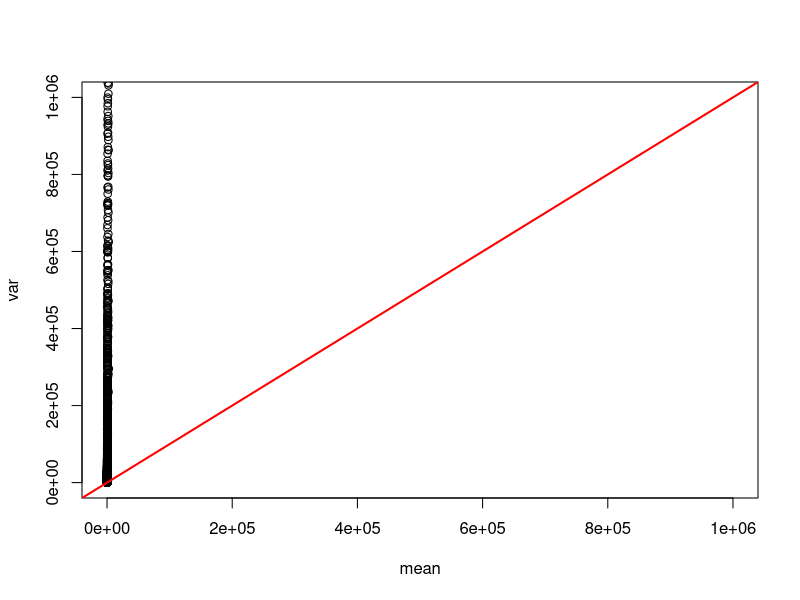
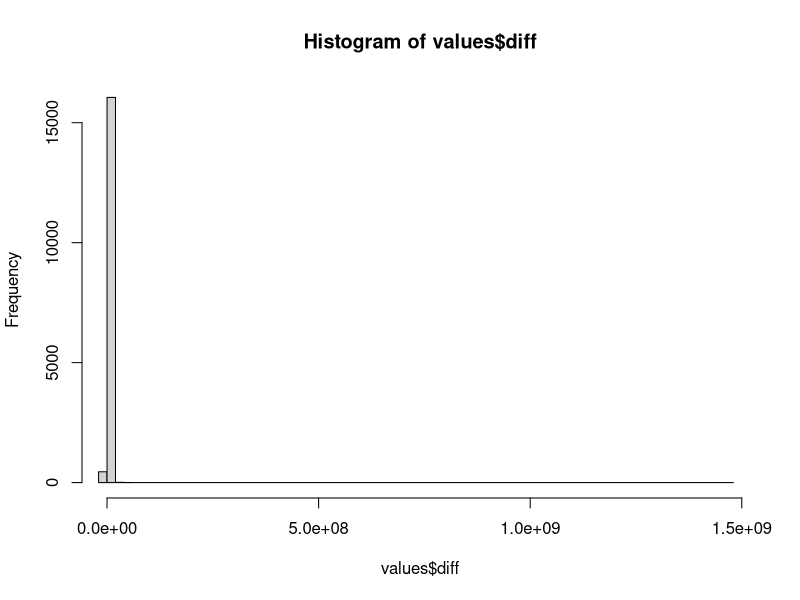
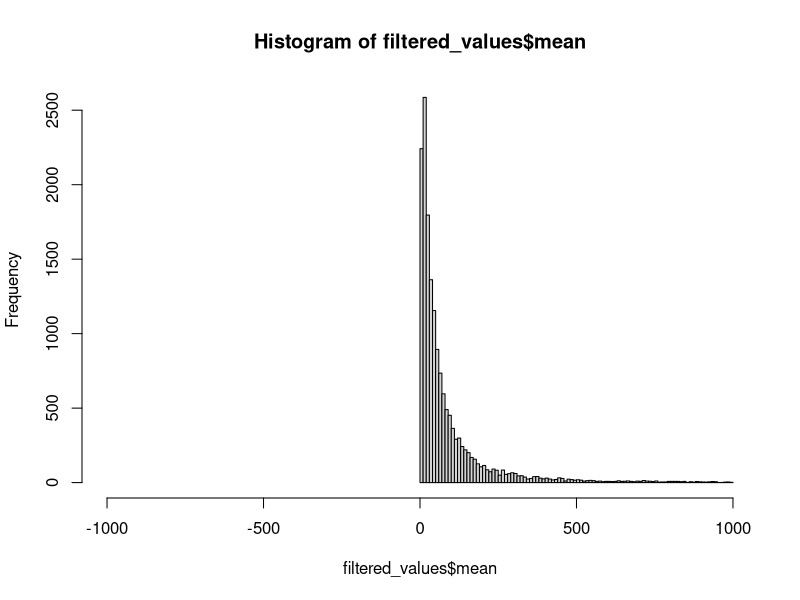

Write the R code that produced these figures, in order.
arab_data = read.csv("arab.csv")

values = data.frame(mean = numeric(0),
varianz = numeric(0),
diff = numeric(0))

for (gene in arab_data[, 4:ncol(arab_data)]) {

    mean = mean(gene)
    var = var(gene)
    diff = var - mean

    values[nrow(values)+1,]=c(mean,var,diff)
}

png("plots/mean_comparison.png", width = 800, height = 600)
plot(values$mean,values$varianz,
xlab="mean",ylab="var",
xlim=c(0,1000000),ylim=c(0,1000000))
abline(a = 0, b = 1, col = "red", lwd = 2)
dev.off() 

png("plots/mean_var_diff.png", width = 800, height = 600)
hist(values$diff,
breaks = 100,
xlim = c(min(values$diff), max(values$diff)))
dev.off() 

filtered_values = values[values$mean <= 1000, ]
png("plots/mean.png", width = 800, height = 600)
hist(filtered_values$mean,
breaks=100,
xlim = c(-1000,1000))
dev.off() 

print(max(values$mean))